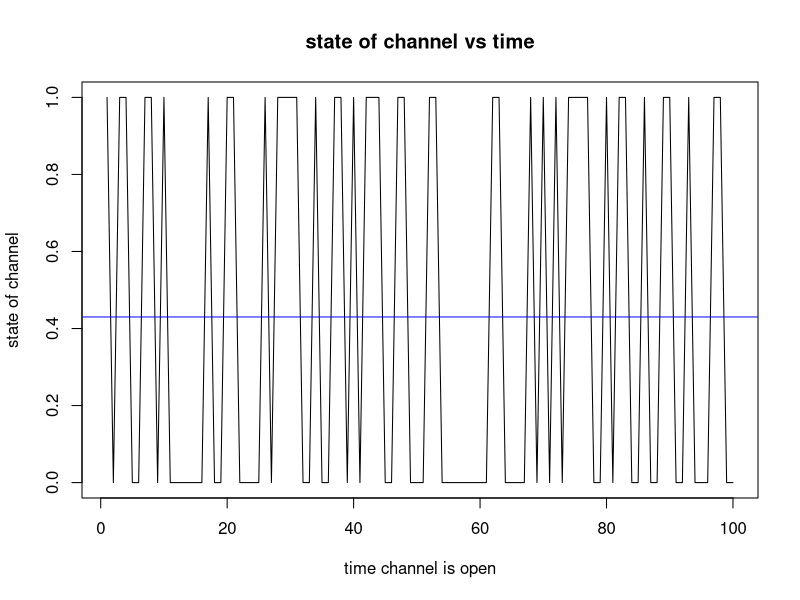
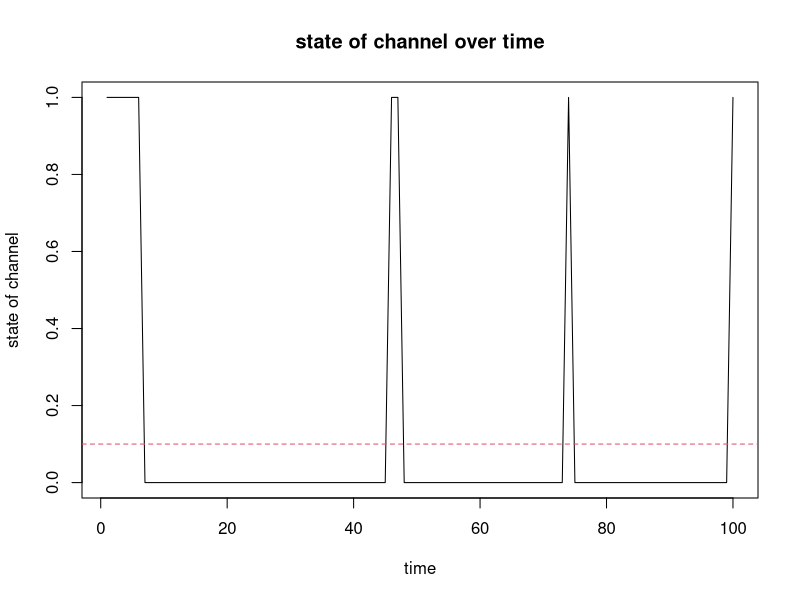

These charts were generated, in order, by the following R code:
## ---- chunk 1
endtime <- 50
ionch <- function(x){
  state <-rep(0,x)
  for (t in 1:x) {
  
  randNum <- runif(x)
  if (randNum[t]< 0.5) {
    state[t] <- 1 #open is 1
  }
  #closed is 0
  }
  result <- state
  print(result)
}

ionch(endtime)
mean(ionch(endtime))

x <- 1:100
y <- ionch(100)
avg <- mean(y)
plot(x,y, type="l", xlab="time channel is open", ylab="state of channel", main="state of channel vs time")
abline(h=avg, col="blue")


#The average value is 0.48, which is around 0.5.

y2 <- ionch(1000)
mean(y2)

#now the average is 0.507.

#16. both oscillate sometimes and have basically 2 outcomes, but the plot on the lab looks different from mine in that while mine oscillates much more,  the one illustrated in the lab looks like it stays in one state for a while before switching to another. It seems to favor being closed for longer as well (whereas mine is around 1:1 for open and closed).

#17. No -- we have left out that the channel may remain closed for longer periods because once it's open for long enough/enough diffusion has occurred for the necessary ions, it can remain closed for a while. We did not take into account the previous state when deicidng the next state -- they are simply independent random events.

## ---- chunk 2


ionch2 <- function(x, CURstate){
  state<-rep(0,x)
for(t in 1:x){
  randomNum<-runif(1)  #runif(1) randomly generates a number between 0 and 1   
  if(CURstate==0){
    if(randomNum < .1){
      CURstate <- 1
    }else{
      CURstate <- 0
    }
  }else{
    if(randomNum < .4){
      CURstate<-0
    }else{
      CURstate<-1 
    }
  }
  state[t]<-CURstate
}
result <- state
print(result)
}

ionch2(100,1)



y3 <- ionch2(100,1)
avg2 <- mean(y3)
plot(x, y3, xlab = "time", ylab="state of channel", main="state of channel over time", type="l")
abline(h=avg2, col=c(2), lty=2)

#18.It worked best if my Pr[C|C] was much greater than Pr[O|C], while my Pr[O|O] was slightly greater than Pr[C|O]. For both states, the probability that they retain that current state should be higher than changing but for closed channel there should be a much higher probability of retaining the state than for open channels.


#19. There should be a limit on how long the channel stays open or closed. In addition, they should involve how many stimulus molec are present in order to decide if a channel should open, as well as how long it would remain open.

